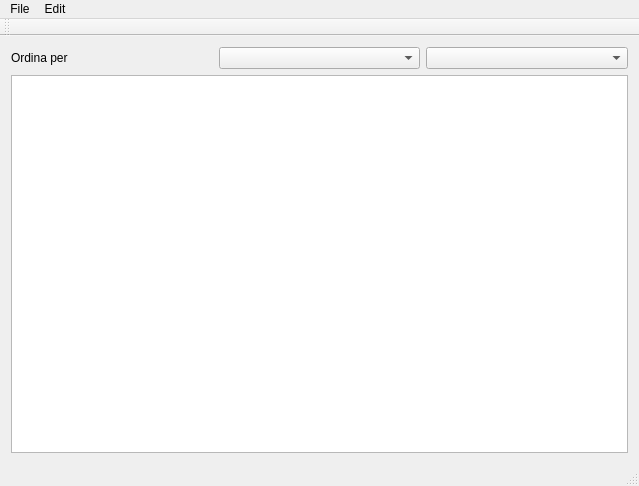
<?xml version="1.0" encoding="UTF-8"?>
<ui version="4.0">
 <class>MainWindow</class>
 <widget class="QMainWindow" name="MainWindow">
  <property name="geometry">
   <rect>
    <x>0</x>
    <y>0</y>
    <width>639</width>
    <height>486</height>
   </rect>
  </property>
  <property name="windowTitle">
   <string>MainWindow</string>
  </property>
  <widget class="QWidget" name="centralWidget">
   <layout class="QVBoxLayout" name="verticalLayout">
    <item>
     <layout class="QHBoxLayout" name="horizontalLayout">
      <item>
       <widget class="QLabel" name="label">
        <property name="text">
         <string>Ordina per</string>
        </property>
       </widget>
      </item>
      <item>
       <widget class="QComboBox" name="columnComboBox"/>
      </item>
      <item>
       <widget class="QComboBox" name="ruleComboBox"/>
      </item>
     </layout>
    </item>
    <item>
     <widget class="QTableWidget" name="tableWidget">
      <property name="horizontalScrollBarPolicy">
       <enum>Qt::ScrollBarAsNeeded</enum>
      </property>
      <property name="editTriggers">
       <set>QAbstractItemView::NoEditTriggers</set>
      </property>
      <property name="selectionMode">
       <enum>QAbstractItemView::MultiSelection</enum>
      </property>
      <property name="selectionBehavior">
       <enum>QAbstractItemView::SelectRows</enum>
      </property>
      <attribute name="horizontalHeaderVisible">
       <bool>false</bool>
      </attribute>
      <attribute name="horizontalHeaderCascadingSectionResizes">
       <bool>true</bool>
      </attribute>
      <attribute name="horizontalHeaderDefaultSectionSize">
       <number>100</number>
      </attribute>
      <attribute name="horizontalHeaderShowSortIndicator" stdset="0">
       <bool>false</bool>
      </attribute>
      <attribute name="horizontalHeaderStretchLastSection">
       <bool>false</bool>
      </attribute>
      <attribute name="verticalHeaderVisible">
       <bool>false</bool>
      </attribute>
      <column>
       <property name="text">
        <string>Priority</string>
       </property>
      </column>
      <column>
       <property name="text">
        <string>Title</string>
       </property>
      </column>
      <column>
       <property name="text">
        <string>Creation time</string>
       </property>
      </column>
      <column>
       <property name="text">
        <string>Modification time</string>
       </property>
      </column>
     </widget>
    </item>
   </layout>
  </widget>
  <widget class="QMenuBar" name="menuBar">
   <property name="geometry">
    <rect>
     <x>0</x>
     <y>0</y>
     <width>639</width>
     <height>20</height>
    </rect>
   </property>
   <widget class="QMenu" name="menuEdit">
    <property name="title">
     <string>Edit</string>
    </property>
    <addaction name="actionAdd_task"/>
    <addaction name="actionRemove_task"/>
    <addaction name="actionShow_completed"/>
    <addaction name="actionEdit_priority_levels"/>
   </widget>
   <widget class="QMenu" name="menuFile">
    <property name="title">
     <string>File</string>
    </property>
    <addaction name="actionNew"/>
    <addaction name="actionOpen"/>
   </widget>
   <addaction name="menuFile"/>
   <addaction name="menuEdit"/>
  </widget>
  <widget class="QToolBar" name="mainToolBar">
   <attribute name="toolBarArea">
    <enum>TopToolBarArea</enum>
   </attribute>
   <attribute name="toolBarBreak">
    <bool>false</bool>
   </attribute>
  </widget>
  <widget class="QStatusBar" name="statusBar"/>
  <action name="actionOpen">
   <property name="text">
    <string>Open</string>
   </property>
   <property name="shortcut">
    <string>Ctrl+O</string>
   </property>
  </action>
  <action name="actionAdd_task">
   <property name="text">
    <string>Add task</string>
   </property>
   <property name="shortcut">
    <string>Ctrl+N</string>
   </property>
  </action>
  <action name="actionRemove_task">
   <property name="text">
    <string>Remove task</string>
   </property>
   <property name="shortcut">
    <string>Del</string>
   </property>
  </action>
  <action name="actionShow_completed">
   <property name="text">
    <string>Show completed: x</string>
   </property>
  </action>
  <action name="actionNew">
   <property name="text">
    <string>New</string>
   </property>
  </action>
  <action name="actionEdit_priority_levels">
   <property name="text">
    <string>Edit priority levels</string>
   </property>
  </action>
 </widget>
 <layoutdefault spacing="6" margin="11"/>
 <resources/>
 <connections/>
</ui>
